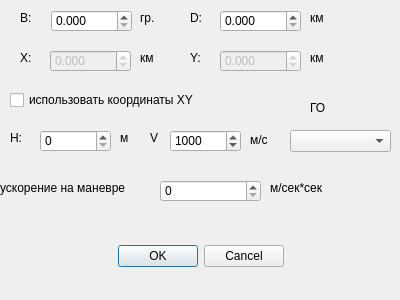
<?xml version="1.0" encoding="UTF-8"?>
<ui version="4.0">
 <class>PropPointTr</class>
 <widget class="QDialog" name="PropPointTr">
  <property name="geometry">
   <rect>
    <x>0</x>
    <y>0</y>
    <width>400</width>
    <height>300</height>
   </rect>
  </property>
  <property name="windowTitle">
   <string>Свойства точки трассы</string>
  </property>
  <widget class="QDialogButtonBox" name="buttonBox">
   <property name="geometry">
    <rect>
     <x>30</x>
     <y>240</y>
     <width>341</width>
     <height>32</height>
    </rect>
   </property>
   <property name="orientation">
    <enum>Qt::Horizontal</enum>
   </property>
   <property name="standardButtons">
    <set>QDialogButtonBox::Cancel|QDialogButtonBox::Ok</set>
   </property>
   <property name="centerButtons">
    <bool>true</bool>
   </property>
  </widget>
  <widget class="QLabel" name="label">
   <property name="geometry">
    <rect>
     <x>20</x>
     <y>10</y>
     <width>31</width>
     <height>16</height>
    </rect>
   </property>
   <property name="text">
    <string>B:</string>
   </property>
  </widget>
  <widget class="QDoubleSpinBox" name="dSBox_B">
   <property name="geometry">
    <rect>
     <x>51</x>
     <y>10</y>
     <width>81</width>
     <height>22</height>
    </rect>
   </property>
   <property name="decimals">
    <number>3</number>
   </property>
   <property name="maximum">
    <double>360.000000000000000</double>
   </property>
   <property name="singleStep">
    <double>0.010000000000000</double>
   </property>
  </widget>
  <widget class="QLabel" name="label_2">
   <property name="geometry">
    <rect>
     <x>140</x>
     <y>10</y>
     <width>31</width>
     <height>16</height>
    </rect>
   </property>
   <property name="text">
    <string>гр.</string>
   </property>
  </widget>
  <widget class="QLabel" name="label_3">
   <property name="geometry">
    <rect>
     <x>190</x>
     <y>10</y>
     <width>21</width>
     <height>16</height>
    </rect>
   </property>
   <property name="text">
    <string>D:</string>
   </property>
  </widget>
  <widget class="QDoubleSpinBox" name="dSBox_D">
   <property name="geometry">
    <rect>
     <x>220</x>
     <y>10</y>
     <width>81</width>
     <height>22</height>
    </rect>
   </property>
   <property name="decimals">
    <number>3</number>
   </property>
   <property name="maximum">
    <double>500.000000000000000</double>
   </property>
   <property name="singleStep">
    <double>0.100000000000000</double>
   </property>
  </widget>
  <widget class="QLabel" name="label_4">
   <property name="geometry">
    <rect>
     <x>310</x>
     <y>10</y>
     <width>31</width>
     <height>16</height>
    </rect>
   </property>
   <property name="text">
    <string>км</string>
   </property>
  </widget>
  <widget class="QLabel" name="label_5">
   <property name="geometry">
    <rect>
     <x>20</x>
     <y>50</y>
     <width>21</width>
     <height>16</height>
    </rect>
   </property>
   <property name="text">
    <string>X:</string>
   </property>
  </widget>
  <widget class="QDoubleSpinBox" name="doubleSpinBox_X">
   <property name="enabled">
    <bool>false</bool>
   </property>
   <property name="geometry">
    <rect>
     <x>50</x>
     <y>50</y>
     <width>81</width>
     <height>22</height>
    </rect>
   </property>
   <property name="readOnly">
    <bool>false</bool>
   </property>
   <property name="decimals">
    <number>3</number>
   </property>
   <property name="minimum">
    <double>-500.000000000000000</double>
   </property>
   <property name="maximum">
    <double>500.000000000000000</double>
   </property>
   <property name="singleStep">
    <double>0.100000000000000</double>
   </property>
  </widget>
  <widget class="QLabel" name="label_6">
   <property name="geometry">
    <rect>
     <x>140</x>
     <y>50</y>
     <width>21</width>
     <height>16</height>
    </rect>
   </property>
   <property name="text">
    <string>км</string>
   </property>
  </widget>
  <widget class="QLabel" name="label_7">
   <property name="geometry">
    <rect>
     <x>190</x>
     <y>50</y>
     <width>21</width>
     <height>16</height>
    </rect>
   </property>
   <property name="text">
    <string>Y:</string>
   </property>
  </widget>
  <widget class="QDoubleSpinBox" name="doubleSpinBox_Y">
   <property name="enabled">
    <bool>false</bool>
   </property>
   <property name="geometry">
    <rect>
     <x>220</x>
     <y>50</y>
     <width>81</width>
     <height>22</height>
    </rect>
   </property>
   <property name="readOnly">
    <bool>false</bool>
   </property>
   <property name="decimals">
    <number>3</number>
   </property>
   <property name="minimum">
    <double>-500.000000000000000</double>
   </property>
   <property name="maximum">
    <double>500.000000000000000</double>
   </property>
   <property name="singleStep">
    <double>0.100000000000000</double>
   </property>
  </widget>
  <widget class="QLabel" name="label_8">
   <property name="geometry">
    <rect>
     <x>310</x>
     <y>50</y>
     <width>31</width>
     <height>16</height>
    </rect>
   </property>
   <property name="text">
    <string>км</string>
   </property>
  </widget>
  <widget class="QCheckBox" name="checkBox_flagXY">
   <property name="geometry">
    <rect>
     <x>10</x>
     <y>90</y>
     <width>351</width>
     <height>20</height>
    </rect>
   </property>
   <property name="text">
    <string>использовать координаты XY</string>
   </property>
  </widget>
  <widget class="QLabel" name="label_9">
   <property name="geometry">
    <rect>
     <x>10</x>
     <y>130</y>
     <width>21</width>
     <height>16</height>
    </rect>
   </property>
   <property name="text">
    <string>H:</string>
   </property>
  </widget>
  <widget class="QSpinBox" name="spinBox_H">
   <property name="geometry">
    <rect>
     <x>40</x>
     <y>130</y>
     <width>71</width>
     <height>22</height>
    </rect>
   </property>
   <property name="maximum">
    <number>10000</number>
   </property>
  </widget>
  <widget class="QLabel" name="label_10">
   <property name="geometry">
    <rect>
     <x>120</x>
     <y>130</y>
     <width>21</width>
     <height>16</height>
    </rect>
   </property>
   <property name="text">
    <string>м</string>
   </property>
  </widget>
  <widget class="QLabel" name="label_11">
   <property name="geometry">
    <rect>
     <x>150</x>
     <y>130</y>
     <width>16</width>
     <height>16</height>
    </rect>
   </property>
   <property name="text">
    <string>V</string>
   </property>
  </widget>
  <widget class="QSpinBox" name="spinBox_V">
   <property name="geometry">
    <rect>
     <x>170</x>
     <y>130</y>
     <width>71</width>
     <height>22</height>
    </rect>
   </property>
   <property name="maximum">
    <number>100000</number>
   </property>
   <property name="value">
    <number>1000</number>
   </property>
  </widget>
  <widget class="QLabel" name="label_12">
   <property name="geometry">
    <rect>
     <x>250</x>
     <y>130</y>
     <width>31</width>
     <height>20</height>
    </rect>
   </property>
   <property name="text">
    <string>м/с</string>
   </property>
  </widget>
  <widget class="QLabel" name="label_13">
   <property name="geometry">
    <rect>
     <x>310</x>
     <y>100</y>
     <width>56</width>
     <height>16</height>
    </rect>
   </property>
   <property name="text">
    <string>ГО</string>
   </property>
  </widget>
  <widget class="QComboBox" name="comboBox_IFF">
   <property name="geometry">
    <rect>
     <x>290</x>
     <y>130</y>
     <width>101</width>
     <height>22</height>
    </rect>
   </property>
  </widget>
  <widget class="QLabel" name="label_14">
   <property name="geometry">
    <rect>
     <x>0</x>
     <y>180</y>
     <width>151</width>
     <height>16</height>
    </rect>
   </property>
   <property name="text">
    <string>ускорение на маневре</string>
   </property>
  </widget>
  <widget class="QSpinBox" name="spinBox_A">
   <property name="geometry">
    <rect>
     <x>160</x>
     <y>180</y>
     <width>101</width>
     <height>22</height>
    </rect>
   </property>
  </widget>
  <widget class="QLabel" name="label_15">
   <property name="geometry">
    <rect>
     <x>270</x>
     <y>180</y>
     <width>71</width>
     <height>16</height>
    </rect>
   </property>
   <property name="text">
    <string>м/сек*сек</string>
   </property>
  </widget>
 </widget>
 <resources/>
 <connections>
  <connection>
   <sender>buttonBox</sender>
   <signal>accepted()</signal>
   <receiver>PropPointTr</receiver>
   <slot>accept()</slot>
   <hints>
    <hint type="sourcelabel">
     <x>248</x>
     <y>254</y>
    </hint>
    <hint type="destinationlabel">
     <x>157</x>
     <y>274</y>
    </hint>
   </hints>
  </connection>
  <connection>
   <sender>buttonBox</sender>
   <signal>rejected()</signal>
   <receiver>PropPointTr</receiver>
   <slot>reject()</slot>
   <hints>
    <hint type="sourcelabel">
     <x>316</x>
     <y>260</y>
    </hint>
    <hint type="destinationlabel">
     <x>286</x>
     <y>274</y>
    </hint>
   </hints>
  </connection>
  <connection>
   <sender>checkBox_flagXY</sender>
   <signal>toggled(bool)</signal>
   <receiver>doubleSpinBox_X</receiver>
   <slot>setEnabled(bool)</slot>
   <hints>
    <hint type="sourcelabel">
     <x>70</x>
     <y>96</y>
    </hint>
    <hint type="destinationlabel">
     <x>70</x>
     <y>58</y>
    </hint>
   </hints>
  </connection>
  <connection>
   <sender>checkBox_flagXY</sender>
   <signal>clicked(bool)</signal>
   <receiver>dSBox_B</receiver>
   <slot>setDisabled(bool)</slot>
   <hints>
    <hint type="sourcelabel">
     <x>177</x>
     <y>96</y>
    </hint>
    <hint type="destinationlabel">
     <x>98</x>
     <y>23</y>
    </hint>
   </hints>
  </connection>
  <connection>
   <sender>checkBox_flagXY</sender>
   <signal>toggled(bool)</signal>
   <receiver>doubleSpinBox_Y</receiver>
   <slot>setEnabled(bool)</slot>
   <hints>
    <hint type="sourcelabel">
     <x>264</x>
     <y>98</y>
    </hint>
    <hint type="destinationlabel">
     <x>262</x>
     <y>57</y>
    </hint>
   </hints>
  </connection>
 </connections>
</ui>
